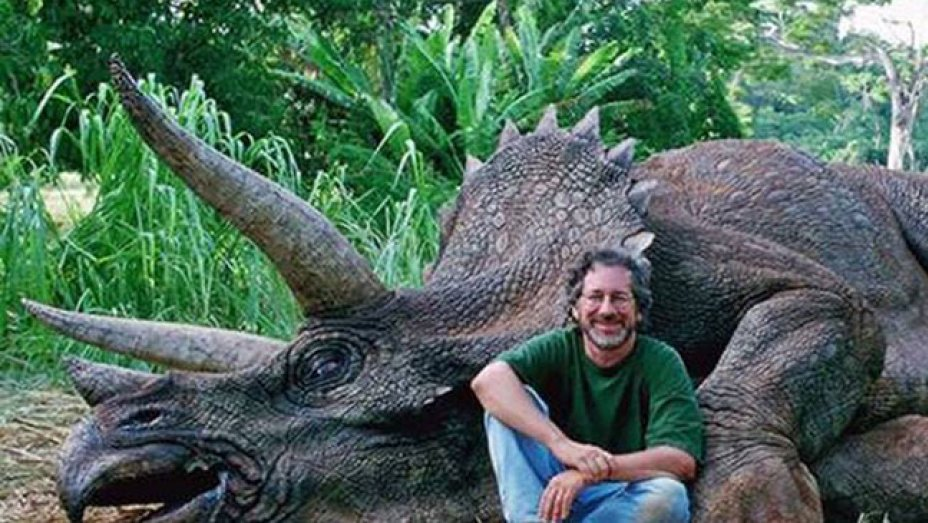
#> input picture Hard2/spielberg_dino_c.jpg, 928 x 523 px
$ python encode.py
#> lines starting #> are read from the running program, lines starting #| are printed output that depends on the picture
# Authors:  Shadow5229  1cysw0rdk0
# File: encode.py
#
# This file takes a string and will encode it into an RGB formatted image.
# It does this by taking the ORD value of each character and setting them
# as one of the RGB values (code replaces BLUE value) with the new value.
#
# Created for RITSEC CTF2018

from PIL import Image


def changeImage():
    # open the image you want to encode data to
    image = Image.open('spielberg_dino_c.jpg')
#> image is the input picture: PIL image 928x523 RGB; mean R, G, B 79.6, 105.3, 91.8

    # This the string that will be encoded into the image
    flag = 'This_wilL_be_the_flag'

    # a list to hold the tuples of pixels for the new image
    newImageData = []

    # count for looping around
    count = 0

    # COLOR is a tuple of RGB value data for each pixel
    for color in image.getdata():

        # creates a new RGB tuple with the ord value of the char from the flag string
        newPixel = (color[0], color[1], ord(flag[count]))

        # Appends the tuple to the list
        newImageData.append(newPixel)

        # used for wrapping back around the flag
        count += 1
        if count == len(flag):
            count = 0
#> this loop made 485344 passes
#> (color, newPixel) on passes 1 to 12: ((59, 138, 81), (59, 138, 84)), ((59, 138, 81), (59, 138, 104)), ((60, 138, 80), (60, 138, 105)), ((62, 140, 80), (62, 140, 115)), ((67, 142, 83), (67, 142, 95)), ((63, 139, 77), (63, 139, 119)), ((51, 123, 60), (51, 123, 105)), ((36, 106, 44), (36, 106, 108)), ((21, 89, 28), (21, 89, 76)), ((19, 83, 23), (19, 83, 95)), ((17, 77, 23), (17, 77, 98)), ((18, 75, 22), (18, 75, 101))
#> after the loop, count = 13; newImageData = 485344 items

    # creates a new IMAGE object with the same mode and size as the original
    newImage = Image.new(image.mode, image.size)
#> newImage: PIL image 928x523 RGB; every value is 0

    # Copies pixel data to the image
    newImage.putdata(newImageData)
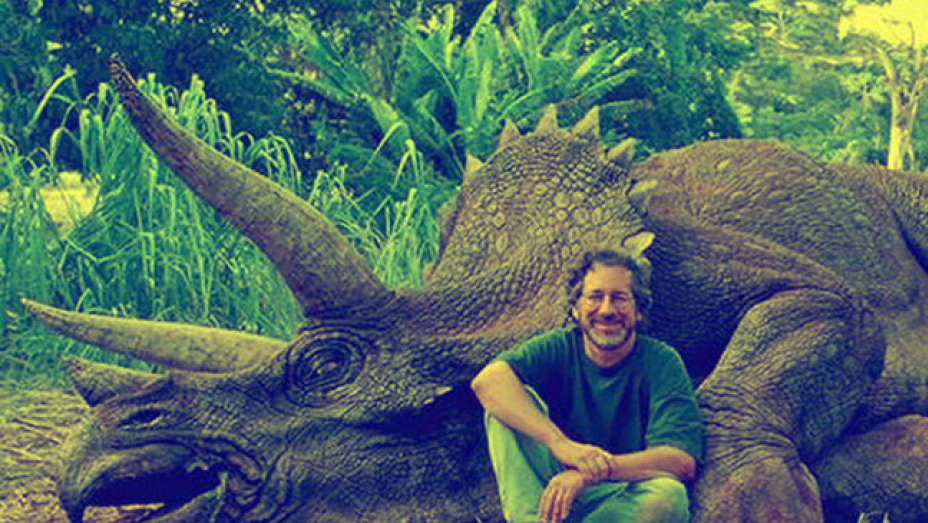
#> newImage: PIL image 928x523 RGB; mean R, G, B 79.6, 105.3, 101.2

    # Writes new image to disk
    newImage.save('test.jpg')

if __name__ == '__main__':
    changeImage()
